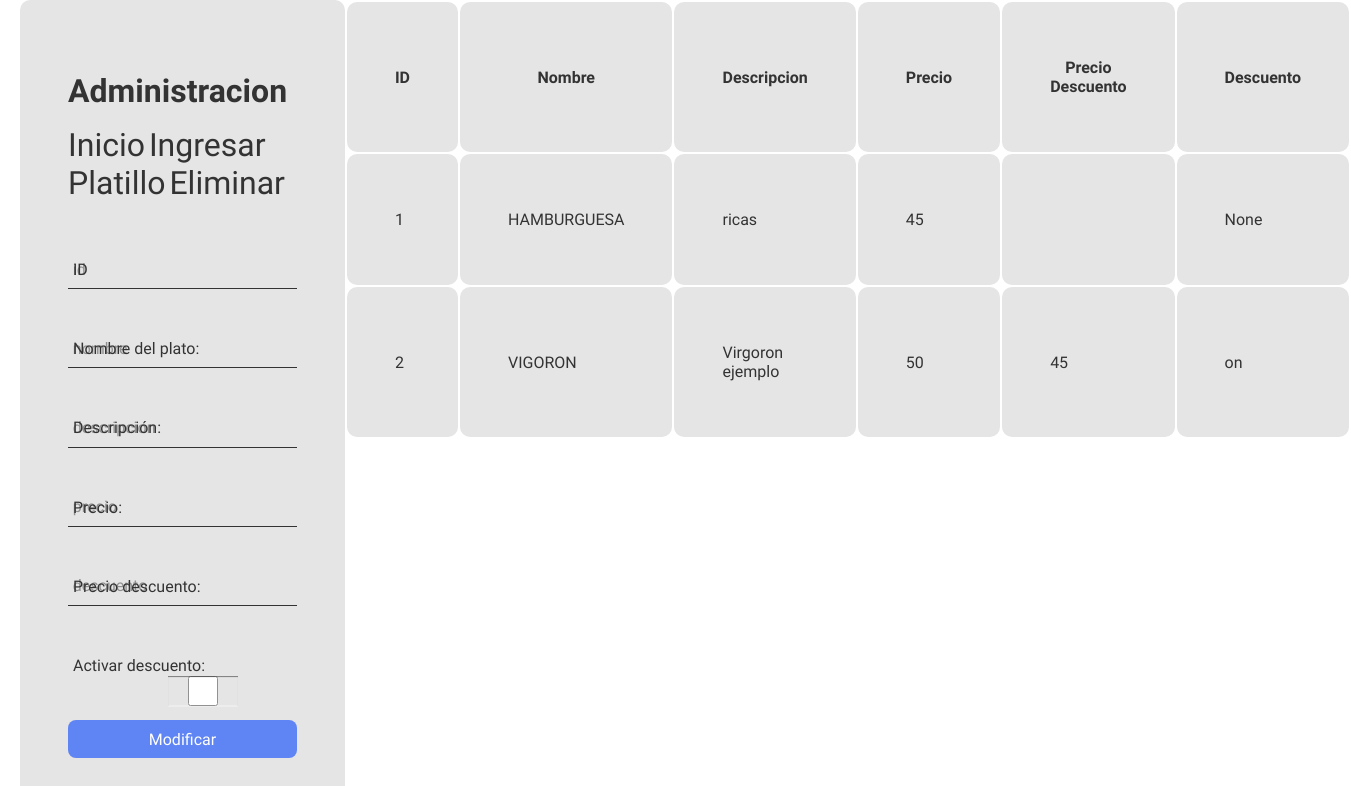
The page /administrador (signed in) on the database as committed earlier.
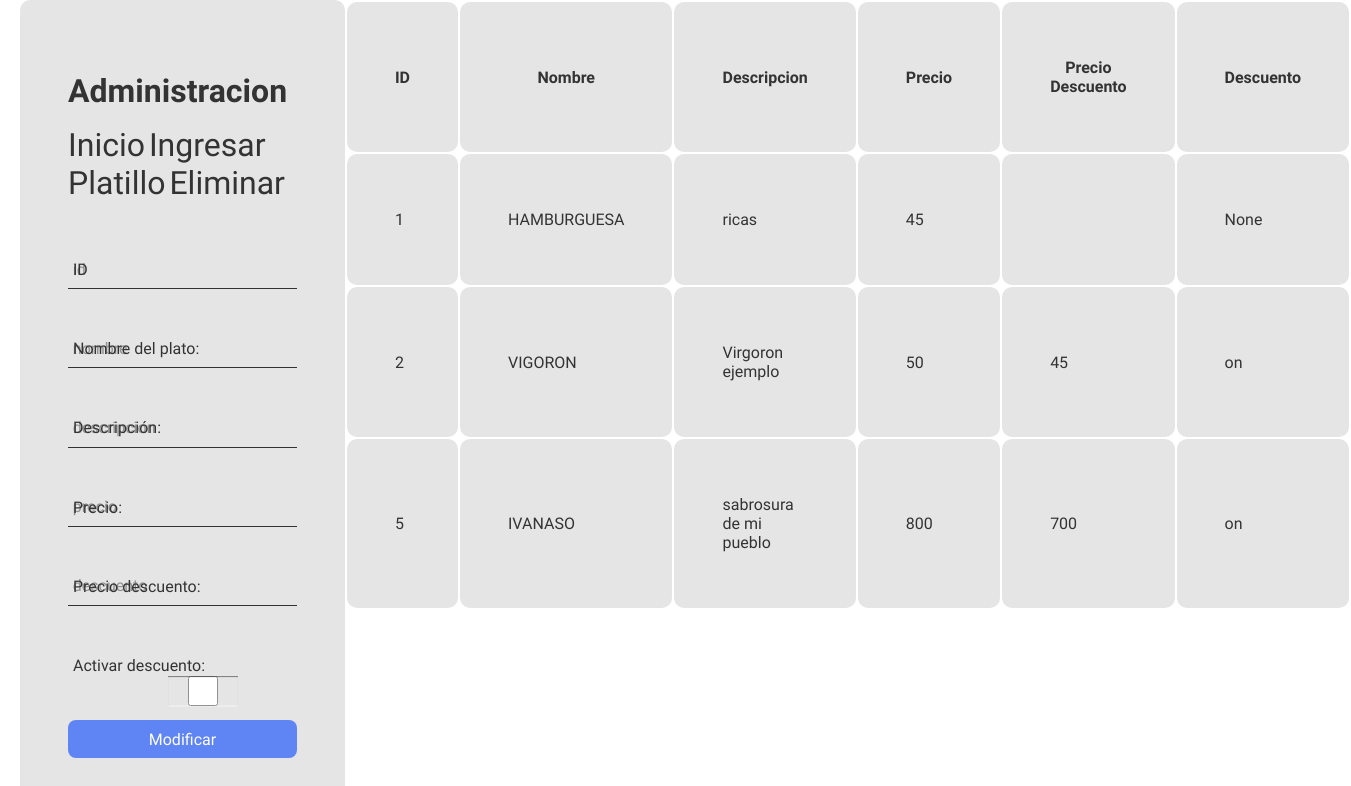
The same page on the database as committed later.
### tables this page shows
CREATE TABLE comida(id INTEGER primary key AUTOINCREMENT,
nombre TEXT,
descripcion TEXT,
precio int not null,
precio_decuento int ,
Descuento boolean);

### app.py (the view)
@app.route("/administrador", methods=["GET", "POST"])
@login_required
def administrador():
    if(request.method == "POST"):
        id = request.form.get('id')
        nombre = request.form.get('nombre')
        descripcion = request.form.get('descripcion')
        precio = request.form.get('precio')
        descuento = request.form.get('descuento')
        p_descuento = request.form.get('p_descuento')
        if len(id) != 1 :
            return apology('El Platillo, no existe', 400)
        else:
            db.execute("UPDATE comida SET nombre = ?, descripcion = ?, precio = ?, precio_decuento = ?, Descuento = ? WHERE id = ?", nombre, descripcion, precio, descuento, p_descuento, id)
            return redirect('/landing')
    else:
        comidas = db.execute("SELECT id, nombre, descripcion, precio, precio_decuento, Descuento FROM comida")
        return render_template("administrador.html", comidas=comidas)

### app.py (called while the page is built)
@app.after_request
def after_request(response):
    response.headers["Cache-Control"] = "no-cache, no-store, must-revalidate"
    response.headers["Expires"] = 0
    response.headers["Pragma"] = "no-cache"
    return response

### helpers.py (called while the page is built)
def login_required(f):
    @wraps(f)
    def decorated_function(*args, **kwargs):
        if session.get("user_id") is None:
            return redirect("/login")
        return f(*args, **kwargs)
    return decorated_function

### templates/administrador.html (shortened to what this page needs)
{% extends "layout.html" %}
{% block css %} "/static/css/admint.css"{% endblock %}
{% block body %}
<form class="form" action="/administrador" method="post">
    <h2 class="form_title">Administracion</h2>
    <div>
        <a href="/landing"class="estilos">Inicio</a>
        <a  href="/admin" class="estilos">Ingresar Platillo</a>
        <a  href="/eliminar" class="estilos">Eliminar</a>
    </div>
    <div class="form_container">
        <div class="form_group">
            <input type="text" id="id" name="id" class="form_input"
                placeholder="id">
            <label for="id" class="form_label">ID</label>
        </div>
        <div class="form_group">
            <input type="text" id="nombre" name="nombre" class="form_input"
                placeholder="nombre">
            <label for="nombre" class="form_label">Nombre del plato:</label>
        </div>
        <div class="form_group">
            <input type="text" id="descripcion" name="descripcion"
                class="form_input" placeholder="descripcion" required>
            <label for="descripcion" class="form_label">Descripción:</label>
        </div>
        <div class="form_group">
            <input type="number" id="precio" name="precio" class="form_input"
                placeholder="precio" required>
            <label for="precio" class="form_label">Precio:</label>
        </div>
        <div class="form_group">
            <input type="number" id="descuento" name="descuento"
                class="form_input" placeholder="descuento">
            <label for="descuento" class="form_label">Precio descuento:</label>
        </div>
        <div class="form_group">
            <label for="descuento" class="form_label">Activar descuento:</label>
            <input type="checkbox" id="p_descuento" name="p_descuento"
                class="checkbox-JASoft">
        </div>
        <input type="submit" class="form_submit" value="Modificar">
    </div>
</form>
<table class="normal" summary="Tabla genérica" width="100px" height="100px">
    <tr>
        <th scope="col" class="normal th">ID</th>
        <th scope="col" class="normal th">Nombre</th>
        <th scope="col" class="normal th">Descripcion</th>
        <th scope="col" class="normal th">Precio</th>
        <th scope="col" class="normal th">Precio Descuento</th>
        <th scope="col" class="normal th">Descuento</th>
    </tr>
    {% for comidas in comidas %}
    <tr>
        <td> {{ comidas["id"] }}</td>
        <td> {{ comidas["nombre"].upper() }}</td>
        <td> {{ comidas["descripcion"] }}</td>
        <td> {{ comidas["precio"] }}</td>
        <td> {{ comidas["precio_decuento"] }}</td>
        <td> {{ comidas["Descuento"] }}</td>
    </tr>
    {% endfor %}
</table>
{% endblock %}

### templates/layout.html (shortened to what this page needs)
<!DOCTYPE html>
<html lang="es">
   <head>
      <link rel="stylesheet" href={% block css %} {% endblock %}>
       <link rel="stylesheet" href="https://unpkg.com/swiper/swiper-bundle.min.css"/>
       <link rel="stylesheet" href="https://cdnjs.cloudflare.com/ajax/libs/font-awesome/6.1.1/css/all.min.css">
   </head>
   <body>
      {% block body %}
      {% endblock %}
   </body>
</html>

### static/css/admint.css (style rules this page uses)
* { margin: 0; padding: 0; box-sizing: border-box; }
body { font-family: 'Dosis', sans-serif; opacity: 0.8; background-image: url(/static/imagenesLogin/comida1.jpg); background-size: cover; background-repeat: no-repeat; background-position: center; background-attachment: fixed; display: flex; min-height: 100vh; }
.form { background-color: #dfdfdf; margin: auto; width: 90%; max-width: 400px; padding: 4.5em 3em; border-radius: 10px; box-shadow: 0 5px 10px -5px rgb(0, 0, 0 / 30%); text-align: left; margin-left: 20px; }
.form_title { font-size: 2rem; margin-bottom: .5em; }
.form_container { margin-top: 3em; display: grid; gap: 2.5em; }
.form_group { position: relative; --color: #000000; }
.form_input { width: 100%; background: none; color: #706c6c; font-size: 1rem; padding: .6em .3em; border: none; outline: none; border-bottom: 1px solid var(--color); font-family: 'Dosis', sans-serif; }
.form_input:focus, .form_input:not(:placeholder-shown) { color: #4d4646; }
.form_input:focus+.form_label, .form_input:not(:placeholder-shown)+.form_label { transform: translateY(-12px) scale(.7); transform-origin: left top; color: #004e97; }
.form_label { color: var(--color); cursor: pointer; position: absolute; top: 0; left: 5px; transform: translateY(10px); transition: transform .5s, color .3s; }
.form_submit { background: #3866f2; color: #fff; font-family: 'Dosis', sans-serif; font-weight: 300; font-size: 1rem; padding: .6em 0; border: none; border-radius: .5em; position: center; top: 40px; }
.normal td { background-color: #dfdfdf; margin: auto; width: 70%; max-width: 300px; padding: 3.5em 3em; border-radius: 10px; box-shadow: 0 5px 10px -5px rgb(0, 0, 0 / 30%); text-align: left; margin-left: 10px; }
.normal th { background-color: #dfdfdf; margin: auto; width: 30%; height:30%; max-width: 200px; padding: 3.5em 3em; border-radius: 10px; box-shadow: 0 5px 10px -5px rgb(0, 0, 0 / 30%); text-align:center; margin-left: 10px; }
.checkbox-JASoft { display: inline-block; position: relative; top: 30px; left: 100px; width: 70px; height: 30px; background: #555; border-radius: 50px; box-shadow: inset 0px 1px 1px rgba(0, 0, 0, 0.6), 0px 1px 0px rgba(255, 255, 255, 0.3); }
.estilos { font-size: 2rem; margin-bottom: .10em; color: var(--peru); text-decoration: none; cursor:cell; position: center; top: 0; left: 20px; justify-content: space-between; }

Rows that differ between the two databases and show on the page:
added comida: id "5", nombre "IVANASO", descripcion "sabrosura de mi pueblo", precio "800", precio_decuento "700", Descuento "on"
